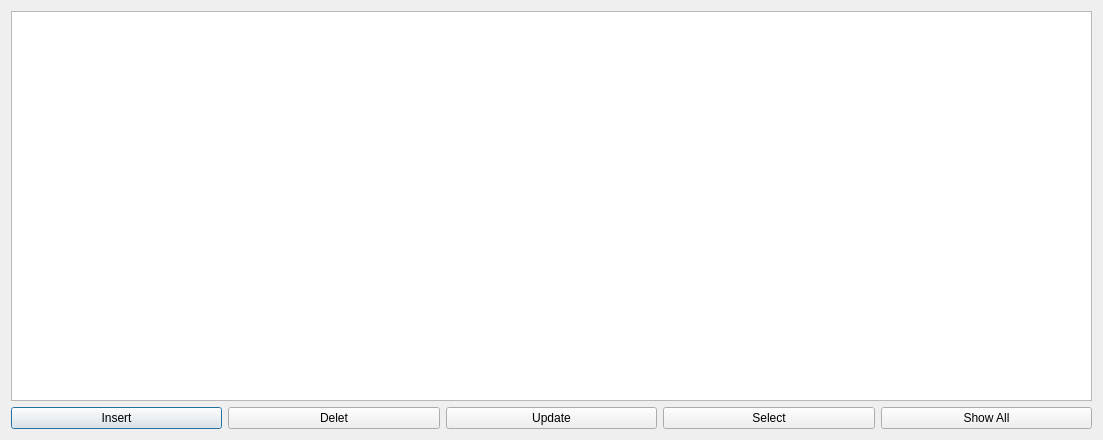
<?xml version="1.0" encoding="UTF-8"?>
<ui version="4.0">
 <class>MySqlDialog</class>
 <widget class="QDialog" name="MySqlDialog">
  <property name="geometry">
   <rect>
    <x>0</x>
    <y>0</y>
    <width>1103</width>
    <height>440</height>
   </rect>
  </property>
  <property name="windowTitle">
   <string>Dialog</string>
  </property>
  <layout class="QVBoxLayout" name="verticalLayout">
   <item>
    <widget class="QTableView" name="tableView"/>
   </item>
   <item>
    <layout class="QHBoxLayout" name="horizontalLayout">
     <property name="topMargin">
      <number>0</number>
     </property>
     <item>
      <widget class="QPushButton" name="pushButton_2">
       <property name="text">
        <string>Insert</string>
       </property>
      </widget>
     </item>
     <item>
      <widget class="QPushButton" name="pushButton_3">
       <property name="text">
        <string>Delet</string>
       </property>
      </widget>
     </item>
     <item>
      <widget class="QPushButton" name="pushButton">
       <property name="text">
        <string>Update</string>
       </property>
      </widget>
     </item>
     <item>
      <widget class="QPushButton" name="pushButton_4">
       <property name="text">
        <string>Select</string>
       </property>
      </widget>
     </item>
     <item>
      <widget class="QPushButton" name="pushButton_5">
       <property name="text">
        <string>Show All</string>
       </property>
      </widget>
     </item>
    </layout>
   </item>
  </layout>
 </widget>
 <resources/>
 <connections/>
</ui>
